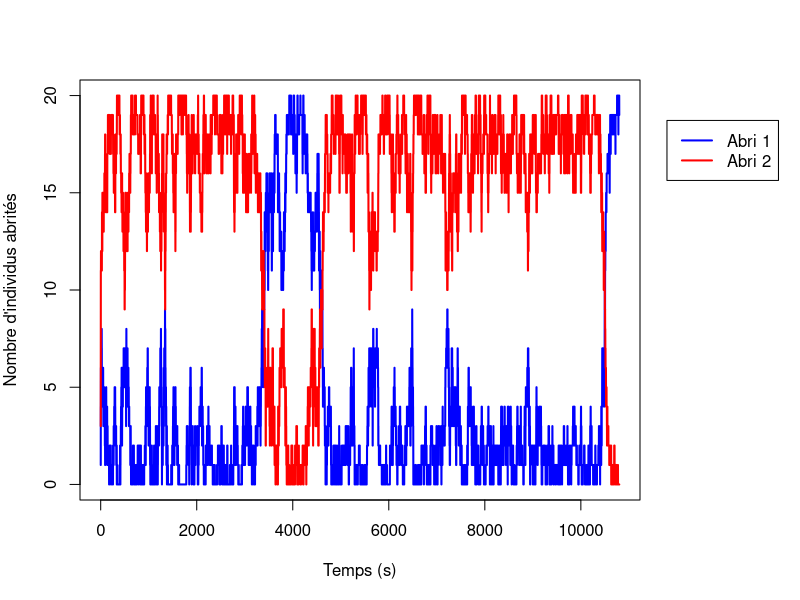
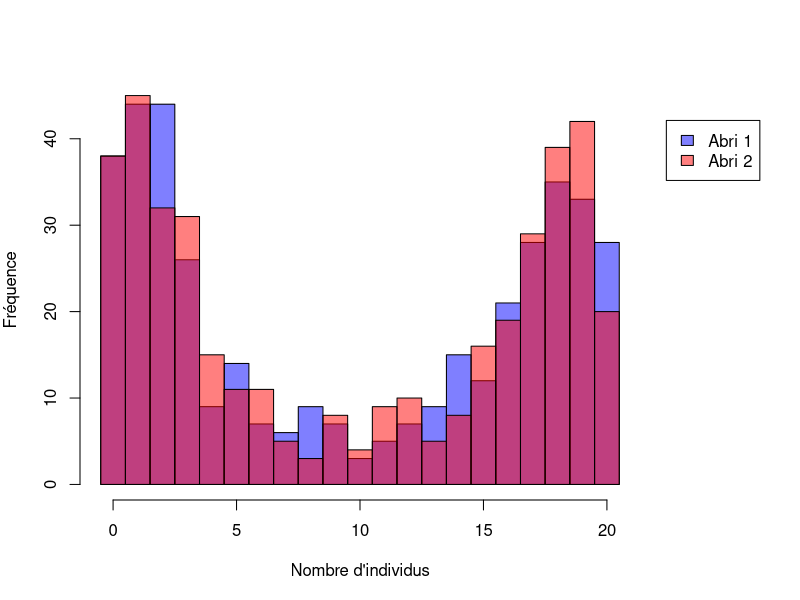
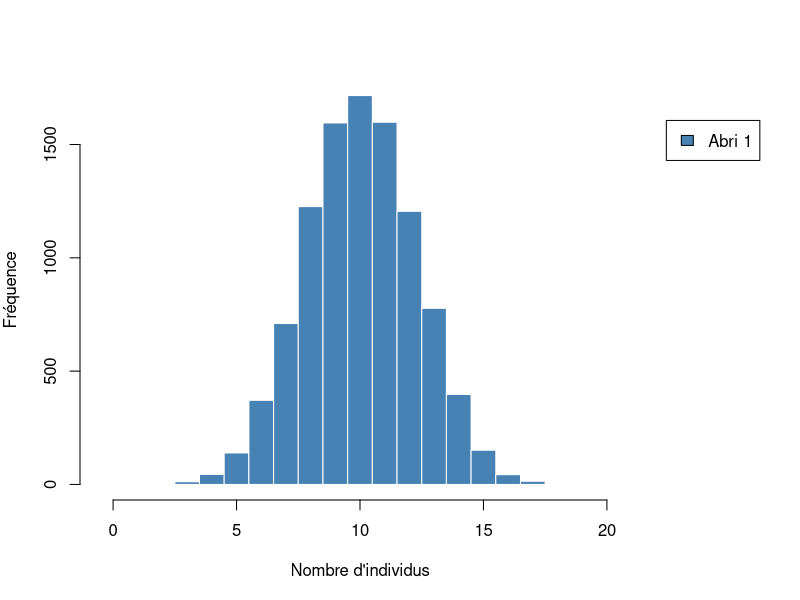
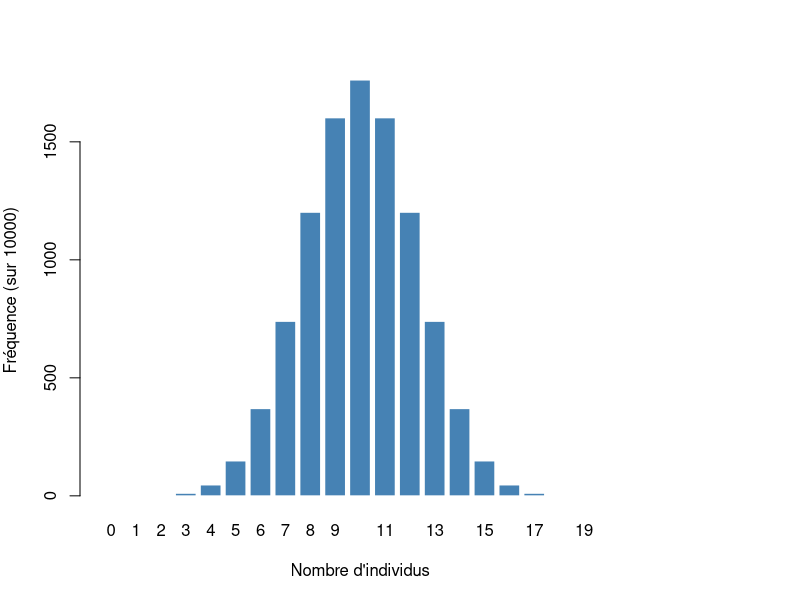
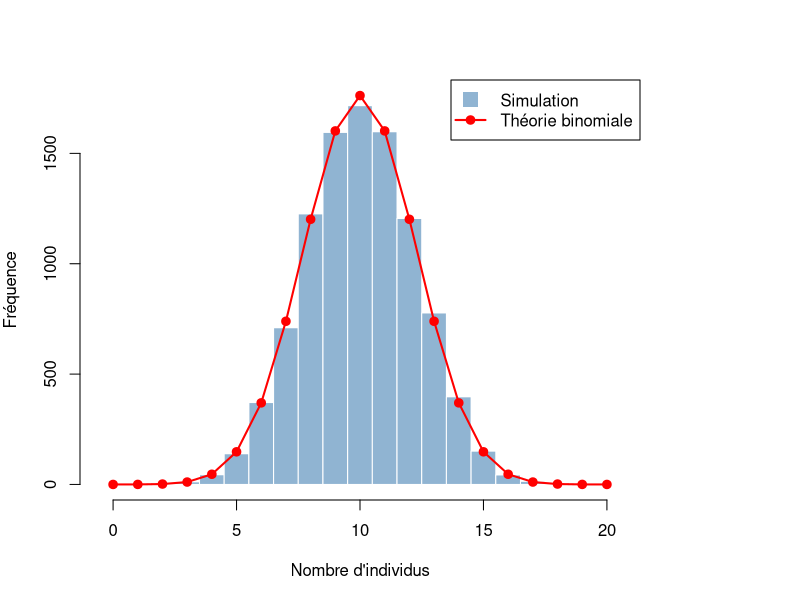

R code for these plots, in order:

# ============================================================================
# FONCTIONS PRINCIPALES
# ============================================================================

# Fonction: Entrée dans les abris
entree_abris <- function(N, A1, A2, mu) {
  entrees1 <- 0
  entrees2 <- 0
  dehors <- N - A1 - A2
  if (dehors > 0) {
    for (i in 1:dehors) {
      # Chaque individu tire séparément pour chaque abri
      choix1 <- runif(1) <= mu  # tirage pour l'abri 1
      choix2 <- runif(1) <= mu  # tirage pour l'abri 2
      
      if (choix1 && choix2) {
        # Si les deux tirages réussissent, on choisit au hasard
        if (runif(1) < 0.5) {
          entrees1 <- entrees1 + 1
        } else {
          entrees2 <- entrees2 + 1
        }
      } else if (choix1) {
        entrees1 <- entrees1 + 1
      } else if (choix2) {
        entrees2 <- entrees2 + 1
      }
      # sinon l'individu reste dehors
    }
  }
  return(c(entrees1, entrees2))
}

# Fonction: Sortie des abris
sortie_abris <- function(A1, A2, theta, xi) {
  sorties1 <- 0
  sorties2 <- 0
  if (A1 > 0) {
    for (i in 1:A1) {
      if (runif(1) <= theta * exp(-xi * A1)) {
        sorties1 <- sorties1 + 1
      }
    }
  }
  if (A2 > 0) {
    for (i in 1:A2) {
      if (runif(1) <= theta * exp(-xi * A2)) {
        sorties2 <- sorties2 + 1
      }
    }
  }
  return(c(sorties1, sorties2))
}

# Fonction: Dynamique temporelle
dynamique <- function(N=20, mu=0.2, theta=0.1, xi=0.15, T=10800) {
  A1 <- 0
  A2 <- 0
  abri1_histoire <- numeric(T)
  abri2_histoire <- numeric(T)
  for (t in 1:T) {
    e <- entree_abris(N, A1, A2, mu)
    s <- sortie_abris(A1, A2, theta, xi)
    A1 <- A1 + e[1] - s[1]
    A2 <- A2 + e[2] - s[2]
    abri1_histoire[t] <- A1 
    abri2_histoire[t] <- A2 
  }
  return(list(a1=abri1_histoire, a2=abri2_histoire))
}

# Fonction: Choix aléatoire
random_choice <- function(N=20, p=0.5) {
  Abri1 <- 0
  Abri2 <- 0
  for (i in 1:N) {
    if (runif(1) <= p) {
      Abri1 <- Abri1 + 1
    } else {
      Abri2 <- Abri2 + 1
    }
  }
  return(c(Abri1, Abri2))
}

# ============================================================================
# GÉNÉRATION DES FIGURES
# ============================================================================

# ----------------------------------------------------------------------------
# FIGURE 1: Evolution temporelle (une simulation)
# ----------------------------------------------------------------------------

res <- dynamique()
nbre_abrites1 <- res$a1
nbre_abrites2 <- res$a2

max_val <- max(c(nbre_abrites1, nbre_abrites2))

#png("figure_R_01_evolution_temporelle.png", width=800, height=500, res=120)
par(mar=c(5,4,4,8), xpd=TRUE)
plot(nbre_abrites1, type="l", col="blue", lwd=2,
     xlab="Temps (s)", ylab="Nombre d'individus abrités",
     ylim=c(0, max_val))
lines(nbre_abrites2, col="red", lwd=2)
legend(x=par("usr")[2]*1.05, y=par("usr")[4]*0.9, 
       legend=c("Abri 1", "Abri 2"),
       col=c("blue", "red"), lty=1, lwd=2)
#dev.off()

cat("Résultat final: Abri 1 =", nbre_abrites1[length(nbre_abrites1)], 
    ", Abri 2 =", nbre_abrites2[length(nbre_abrites2)], "\n")

# ----------------------------------------------------------------------------
# FIGURE 2: Histogramme de 400 simulations
# ----------------------------------------------------------------------------

n_sim <- 400
aa1 <- numeric(n_sim) 
aa2 <- numeric(n_sim)

for (i in 1:n_sim) {
  res <- dynamique()
  aa1[i] <- res$a1[length(res$a1)]
  aa2[i] <- res$a2[length(res$a2)]
}

max_val <- max(c(table(aa1), table(aa2)))

#png("figure_R_02_histogramme_400.png", width=800, height=500, res=120)
par(mar=c(5,4,4,8), xpd=TRUE)
hist(aa1, breaks=seq(-0.5, 20.5, 1),
     col=rgb(0, 0, 1, 0.5),
     xlab="Nombre d'individus", ylab="Fréquence",
     main="", ylim=c(0, max_val))
hist(aa2, breaks=seq(-0.5, 20.5, 1),
     col=rgb(1, 0, 0, 0.5),
     add=TRUE)
legend(x=par("usr")[2]*1.05, y=par("usr")[4]*0.9,
       legend=c("Abri 1", "Abri 2"),
       fill=c(rgb(0, 0, 1, 0.5), rgb(1, 0, 0, 0.5)))
#dev.off()

cat(sprintf("Moyenne Abri 1: %.2f ± SD: %.2f\n", mean(aa1), sd(aa1)))
cat(sprintf("Moyenne Abri 2: %.2f ± SD: %.2f\n", mean(aa2), sd(aa2)))

# ----------------------------------------------------------------------------
# FIGURE 3: Choix aléatoire - 10000 simulations
# ----------------------------------------------------------------------------

aa3 <- numeric(10000)
for (i in 1:10000) {
  res <- random_choice(20, 0.5)
  aa3[i] <- res[1]
}

#png("figure_R_03_random_choice.png", width=800, height=500, res=120)
par(mar=c(5,4,4,8), xpd=TRUE)
hist(aa3, breaks=seq(-0.5, 20.5, 1),
     col="steelblue", border="white",
     xlab="Nombre d'individus", ylab="Fréquence",
     main="")
legend(x=par("usr")[2]*1.05, y=par("usr")[4]*0.9,
       legend="Abri 1", fill="steelblue")
#dev.off()

cat(sprintf("Moyenne: %.2f ± SD: %.2f\n", mean(aa3), sd(aa3)))

# ----------------------------------------------------------------------------
# FIGURE 4: Distribution binomiale théorique
# ----------------------------------------------------------------------------

N <- 20
p <- 0.5
outcomes <- 0:N
binom_probs <- dbinom(outcomes, N, p)

#png("figure_R_04_binomiale.png", width=800, height=500, res=120)
par(mar=c(5,4,4,8), xpd=TRUE)
barplot(binom_probs * 10000, names.arg=outcomes,
        col="steelblue", border="white",
        xlab="Nombre d'individus", ylab="Fréquence (sur 10000)")
#dev.off()

# ----------------------------------------------------------------------------
# FIGURE 5: Comparaison simulation vs théorie
# ----------------------------------------------------------------------------

x_vals <- 0:20
y_vals <- dbinom(x_vals, 20, 0.5) *10000
max_val <- max(c(table(aa3), y_vals))

#png("figure_R_05_comparison.png", width=800, height=500, res=120)
par(mar=c(5,4,4,8), xpd=TRUE)
hist(aa3, breaks=seq(-0.5, 20.5, 1),
     col=adjustcolor("steelblue", alpha.f=0.6), border="white",
     xlab="Nombre d'individus", ylab="Fréquence",
     main="", ylim=c(0, max_val))
# Superposer la courbe théorique
lines(x_vals, y_vals, type="o", col="red", lwd=2, pch=19)
legend("topright",
       legend=c("Simulation", "Théorie binomiale"),
       col=c(adjustcolor("steelblue", alpha.f=0.6), "red"),
       pch=c(15, 19), pt.cex=c(2, 1), lty=c(NA, 1), lwd=c(NA, 2))
#dev.off()


# ============================================================================
# STATISTIQUES RÉCAPITULATIVES
# ============================================================================
# Le test du chi-carré compare le choix aléatoire (figures 3 et 5) à la
# distribution binomiale (figure 4) : c'est le choix aléatoire qui est
# compatible avec la binomiale, pas la dynamique (figure 2), où les individus
# se regroupent dans un même abri.
# Comme tout test au seuil de 5 %, il conclut parfois à tort à une différence.

cat("\n")
cat(strrep("=", 60), "\n")
cat("STATISTIQUES RÉCAPITULATIVES\n")
cat(strrep("=", 60), "\n\n")

cat("400 simulations de la dynamique:\n")
cat(sprintf("  Abri 1: moyenne = %.2f, écart-type = %.2f\n", mean(aa1), sd(aa1)))
cat(sprintf("  Abri 2: moyenne = %.2f, écart-type = %.2f\n", mean(aa2), sd(aa2)))
cat("\n")

cat("10000 simulations avec choix aléatoire:\n")
cat(sprintf("  Abri 1: moyenne = %.2f, écart-type = %.2f\n", mean(aa3), sd(aa3)))
cat(sprintf("  Théorie binomiale: moyenne = %.1f, écart-type = %.2f\n", N*p, sqrt(N*p*(1-p))))
cat("\n")

cat("Test de chi-carré (choix aléatoire vs théorie binomiale):\n")
obs_freq <- table(factor(aa3, levels=0:20))
exp_prob <- dbinom(0:20, 20, 0.5)
test <- chisq.test(obs_freq, p=exp_prob)
cat(sprintf("  Statistique chi-carré: %.2f\n", test$statistic))
cat(sprintf("  p-value: %.4f\n", test$p.value))
if (test$p.value > 0.05) {
  cat("  Conclusion: Le choix aléatoire suit bien la distribution binomiale!\n")
} else {
  cat("  Conclusion: Différence significative détectée.\n")
}
cat("\n")
cat(strrep("=", 60), "\n")
